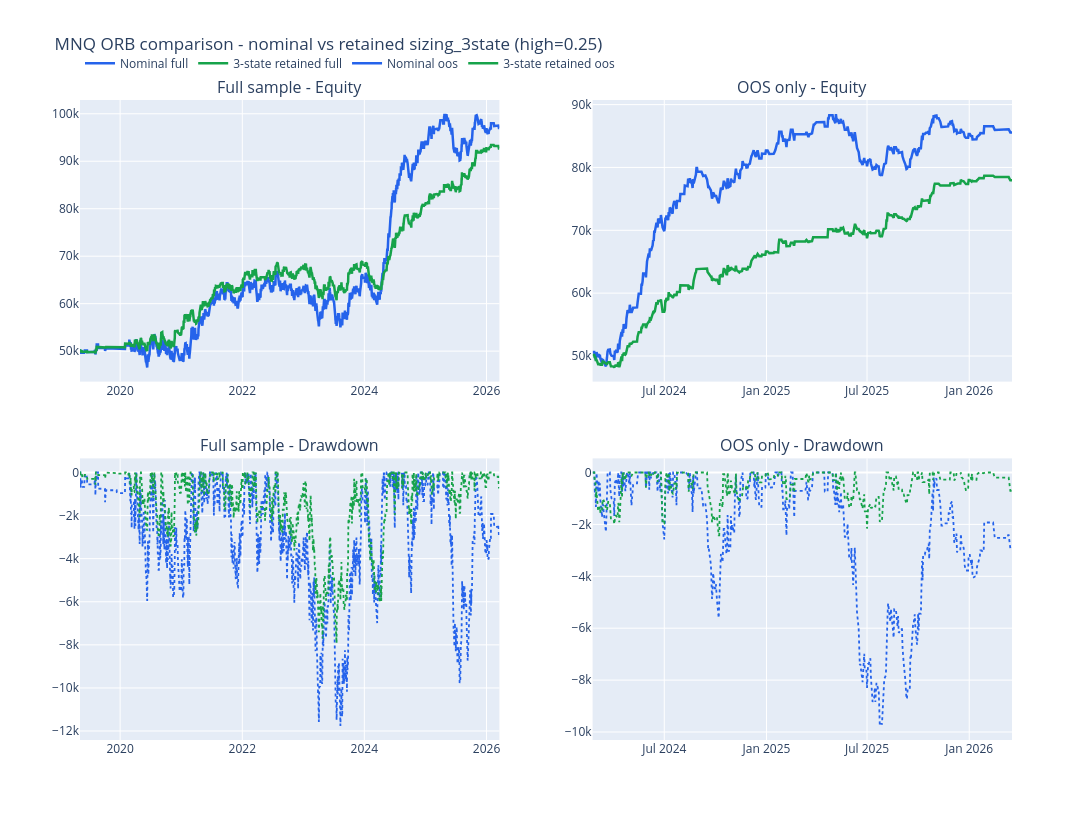

Source (notebook cell):
### Markdown cell above
## 5. Courbes de Capital

On regarde les courbes full sample et OOS only pour la version retenue.

### Code cell
fig = make_subplots(
    rows=2,
    cols=2,
    subplot_titles=("Full sample - Equity", "OOS only - Equity", "Full sample - Drawdown", "OOS only - Drawdown"),
    horizontal_spacing=0.1,
    vertical_spacing=0.12,
)

for curve_name, curve_df, color in [
    ("Nominal", baseline_curve, "#2563eb"),
    ("3-state retained", variant_curve, "#16a34a"),
]:
    fig.add_trace(go.Scatter(x=curve_df["session_date"], y=curve_df["equity"], mode="lines", name=f"{curve_name} full", line=dict(width=2.5, color=color)), row=1, col=1)
    fig.add_trace(go.Scatter(x=curve_df["session_date"], y=curve_df["drawdown_usd"], mode="lines", name=f"{curve_name} full DD", showlegend=False, line=dict(width=1.8, color=color, dash="dot")), row=2, col=1)

for curve_name, curve_df, color in [
    ("Nominal", baseline_curve_oos, "#2563eb"),
    ("3-state retained", variant_curve_oos, "#16a34a"),
]:
    fig.add_trace(go.Scatter(x=curve_df["session_date"], y=curve_df["equity"], mode="lines", name=f"{curve_name} oos", line=dict(width=2.5, color=color)), row=1, col=2)
    fig.add_trace(go.Scatter(x=curve_df["session_date"], y=curve_df["drawdown_usd"], mode="lines", name=f"{curve_name} oos DD", showlegend=False, line=dict(width=1.8, color=color, dash="dot")), row=2, col=2)

fig.update_layout(height=820, width=1200, title="MNQ ORB comparison - nominal vs retained sizing_3state (high=0.25)", legend=dict(orientation="h", y=1.08))
fig.show()

### Figure 1 — Plotly figure (JSON) as saved in the notebook; plotly's stock layout.template omitted (floating-point values rounded to 4 significant figures; data arrays with more than 128 entries replaced by an {"elided": "..."} marker saying what was removed)
{"data": [{"line": {"color": "#2563eb", "width": 2.5}, "mode": "lines", "name": "Nominal full", "type": "scatter", "x": {"elided": "1747 str values"}, "xaxis": "x", "y": {"elided": "1747 float values"}, "yaxis": "y"}, {"line": {"color": "#2563eb", "dash": "dot", "width": 1.8}, "mode": "lines", "name": "Nominal full DD", "showlegend": false, "type": "scatter", "x": {"elided": "1747 str values"}, "xaxis": "x3", "y": {"elided": "1747 float values"}, "yaxis": "y3"}, {"line": {"color": "#16a34a", "width": 2.5}, "mode": "lines", "name": "3-state retained full", "type": "scatter", "x": {"elided": "1747 str values"}, "xaxis": "x", "y": {"elided": "1747 float values"}, "yaxis": "y"}, {"line": {"color": "#16a34a", "dash": "dot", "width": 1.8}, "mode": "lines", "name": "3-state retained full DD", "showlegend": false, "type": "scatter", "x": {"elided": "1747 str values"}, "xaxis": "x3", "y": {"elided": "1747 float values"}, "yaxis": "y3"}, {"line": {"color": "#2563eb", "width": 2.5}, "mode": "lines", "name": "Nominal oos", "type": "scatter", "x": {"elided": "525 str values"}, "xaxis": "x2", "y": {"elided": "525 float values"}, "yaxis": "y2"}, {"line": {"color": "#2563eb", "dash": "dot", "width": 1.8}, "mode": "lines", "name": "Nominal oos DD", "showlegend": false, "type": "scatter", "x": {"elided": "525 str values"}, "xaxis": "x4", "y": {"elided": "525 float values"}, "yaxis": "y4"}, {"line": {"color": "#16a34a", "width": 2.5}, "mode": "lines", "name": "3-state retained oos", "type": "scatter", "x": {"elided": "525 str values"}, "xaxis": "x2", "y": {"elided": "525 float values"}, "yaxis": "y2"}, {"line": {"color": "#16a34a", "dash": "dot", "width": 1.8}, "mode": "lines", "name": "3-state retained oos DD", "showlegend": false, "type": "scatter", "x": {"elided": "525 str values"}, "xaxis": "x4", "y": {"elided": "525 float values"}, "yaxis": "y4"}], "layout": {"annotations": [{"font": {"size": 16}, "showarrow": false, "text": "Full sample - Equity", "x": 0.225, "xanchor": "center", "xref": "paper", "y": 1.0, "yanchor": "bottom", "yref": "paper"}, {"font": {"size": 16}, "showarrow": false, "text": "OOS only - Equity", "x": 0.775, "xanchor": "center", "xref": "paper", "y": 1.0, "yanchor": "bottom", "yref": "paper"}, {"font": {"size": 16}, "showarrow": false, "text": "Full sample - Drawdown", "x": 0.225, "xanchor": "center", "xref": "paper", "y": 0.44, "yanchor": "bottom", "yref": "paper"}, {"font": {"size": 16}, "showarrow": false, "text": "OOS only - Drawdown", "x": 0.775, "xanchor": "center", "xref": "paper", "y": 0.44, "yanchor": "bottom", "yref": "paper"}], "height": 820, "legend": {"orientation": "h", "y": 1.08}, "title": {"text": "MNQ ORB comparison - nominal vs retained sizing_3state (high=0.25)"}, "width": 1200, "xaxis": {"anchor": "y", "domain": [0.0, 0.45]}, "xaxis2": {"anchor": "y2", "domain": [0.55, 1.0]}, "xaxis3": {"anchor": "y3", "domain": [0.0, 0.45]}, "xaxis4": {"anchor": "y4", "domain": [0.55, 1.0]}, "yaxis": {"anchor": "x", "domain": [0.56, 1.0]}, "yaxis2": {"anchor": "x2", "domain": [0.56, 1.0]}, "yaxis3": {"anchor": "x3", "domain": [0.0, 0.44]}, "yaxis4": {"anchor": "x4", "domain": [0.0, 0.44]}}}
